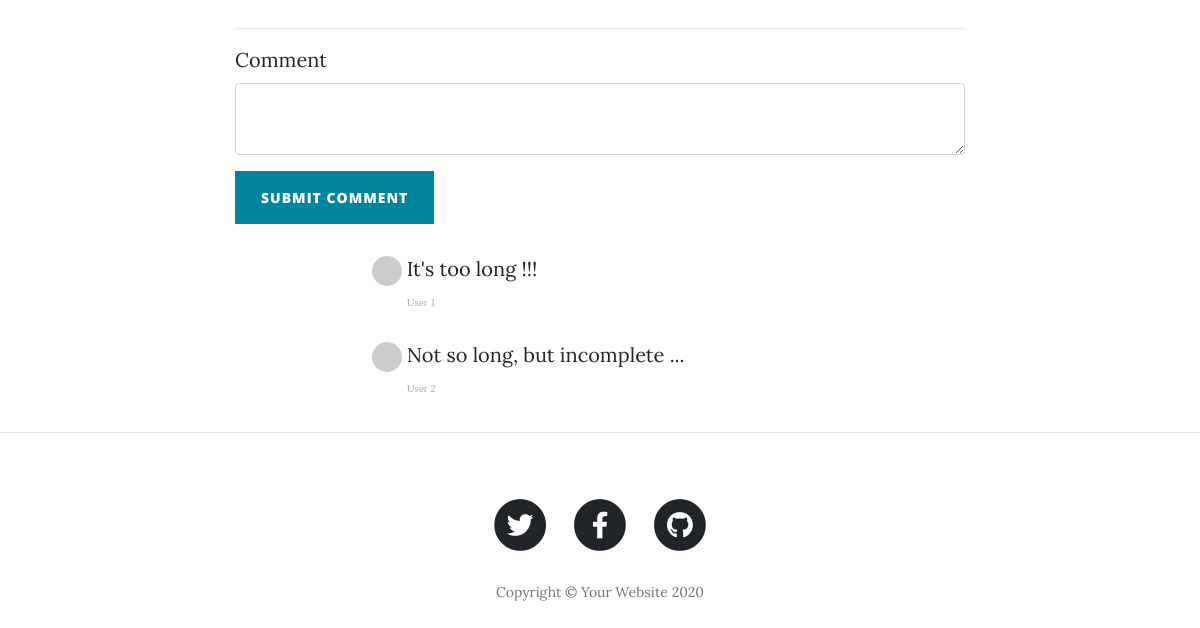
Before: /post/4 (lower part) with the older database file.
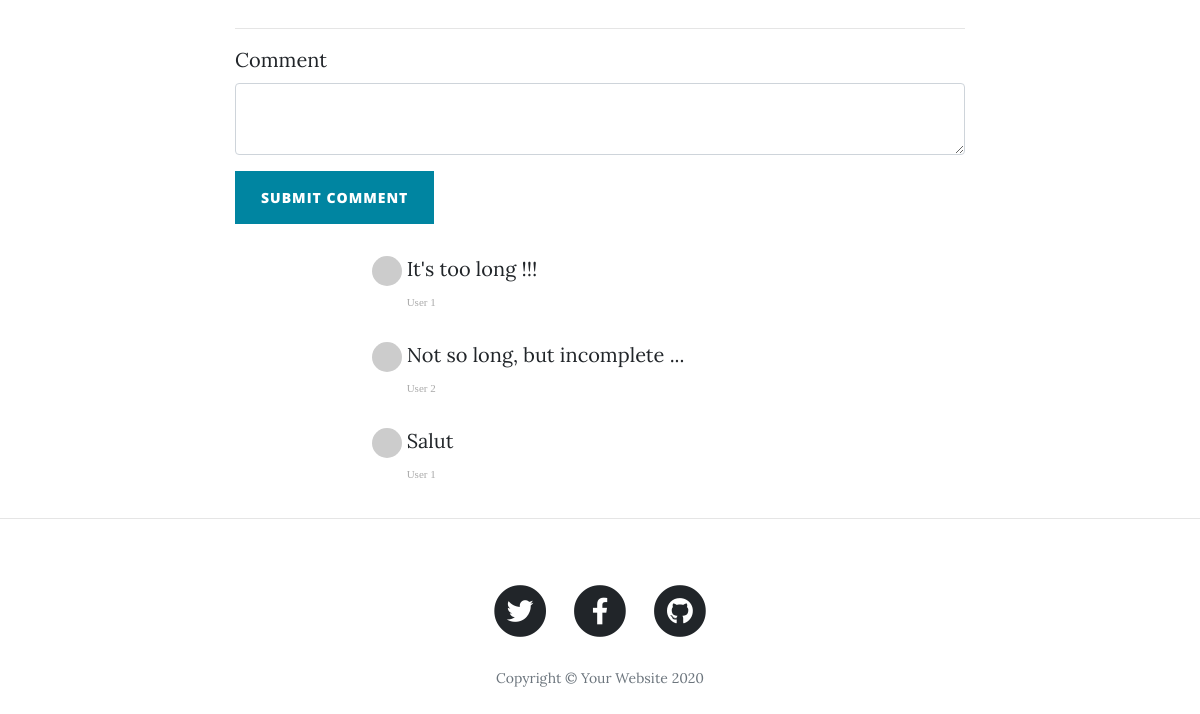
After: the same page with the newer database file.
### main.py (models this page shows)
class Comment(db.Model):
    __tablename__ = "comments"
    id = db.Column(db.Integer, primary_key=True)
    author_id = db.Column(db.Integer, db.ForeignKey("users.id"))
    comment_author = relationship("User", back_populates="comments")
    post_id = db.Column(db.Integer, db.ForeignKey("blog_posts.id"))
    parent_post = relationship("BlogPost", back_populates="comments")
    text = db.Column(db.Text, nullable=False)

class User(UserMixin, db.Model):
    __tablename__ = "users"
    id = db.Column(db.Integer, primary_key=True)
    email = db.Column(db.String(100), unique=True)
    password = db.Column(db.String(100))
    name = db.Column(db.String(100))
    posts = relationship("BlogPost", back_populates="author")
    comments = relationship("Comment", back_populates="comment_author")

### main.py (the view, shortened to what this page needs)
@app.route("/post/<int:post_id>", methods=["GET", "POST"])
def show_post(post_id):
    form = CommentForm()
    requested_post = BlogPost.query.get(post_id)
    return render_template("post.html", post=requested_post, current_user=current_user, form=form)

### forms.py
class CommentForm(FlaskForm):
    comment_text = CKEditorField("Comment", validators=[DataRequired()])
    submit = SubmitField("Submit Comment")

### templates/post.html (shortened to what this page needs)
{% include "header.html" %}
{% import "bootstrap/wtf.html" as wtf %}
  <article>
    <div class="container">
      <div class="row">
        <div class="col-lg-8 col-md-10 mx-auto">
          <hr>
            {{ wtf.quick_form(form, novalidate=True, button_map={"submit": "primary"}) }}
          <div class="col-lg-8 col-md-10 mx-auto comment">
            {% for comment in post.comments: %}
              <ul class="commentList">
                <li>
                    <div class="commenterImage">
                      <img src="{{ comment.comment_author.email | gravatar }}"/>
                    </div>
                    <div class="commentText">
                      <p>{{comment.text|safe}}</p>
                      <span class="date sub-text">{{comment.comment_author.name}}</span>
                    </div>
                </li>
              </ul>
            {% endfor %}
            </div>
          </div>
      </div>
    </div>
  </article>
  <hr>
{% include "footer.html" %}

### templates/header.html (shortened to what this page needs)
<!DOCTYPE html>
<html lang="en">
<head>
  <link href="{{ url_for('static', filename='vendor/bootstrap/css/bootstrap.min.css') }}" rel="stylesheet">
  <link href="{{ url_for('static', filename='vendor/fontawesome-free/css/all.min.css')}}" rel="stylesheet" type="text/css">
  <link href="{{ url_for('static', filename='css/clean-blog.min.css')}}" rel="stylesheet">
</head>
<body>

### templates/footer.html (shortened to what this page needs)
  <footer>
    <div class="container">
      <div class="row">
        <div class="col-lg-8 col-md-10 mx-auto">
          <ul class="list-inline text-center">
            <li class="list-inline-item">
              <a href="#">
                <span class="fa-stack fa-lg">
                  <i class="fas fa-circle fa-stack-2x"></i>
                  <i class="fab fa-twitter fa-stack-1x fa-inverse"></i>
                </span>
              </a>
            </li>
            <li class="list-inline-item">
              <a href="#">
                <span class="fa-stack fa-lg">
                  <i class="fas fa-circle fa-stack-2x"></i>
                  <i class="fab fa-facebook-f fa-stack-1x fa-inverse"></i>
                </span>
              </a>
            </li>
            <li class="list-inline-item">
              <a href="#">
                <span class="fa-stack fa-lg">
                  <i class="fas fa-circle fa-stack-2x"></i>
                  <i class="fab fa-github fa-stack-1x fa-inverse"></i>
                </span>
              </a>
            </li>
          </ul>
          <p class="copyright text-muted">Copyright &copy; Your Website 2020</p>
        </div>
      </div>
    </div>
  </footer>
</body>
</html>

Changed rows visible on the page:
added Comment: text "Salut", comment_author.name "User 1"
